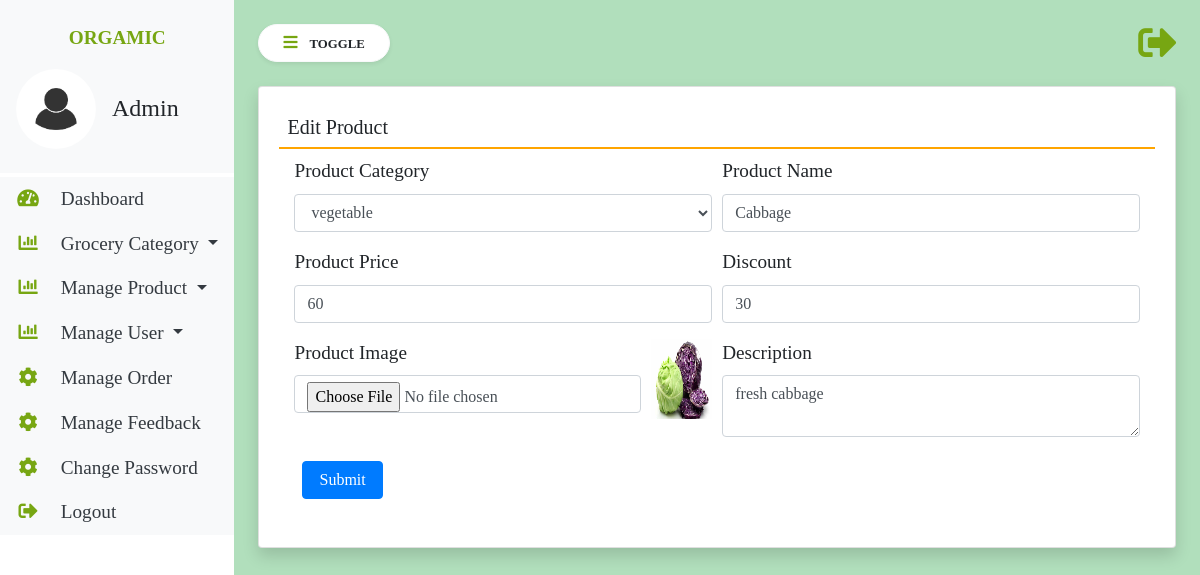
The page /edit-product/5/ on the database its author committed.
### groceryapp/models.py (models this page shows, shortened)
class Product(models.Model):
    category = models.ForeignKey(Category, on_delete=models.CASCADE, null=True, blank=True)
    name = models.CharField(max_length=100, null=True, blank=True)
    image = models.FileField(null=True, blank=True)
    description = models.TextField(null=True, blank=True)
    price = models.CharField(max_length=100, null=True, blank=True)
    discount = models.CharField(max_length=100, null=True, blank=True)
    updated = models.DateTimeField(auto_now=True)
    created = models.DateTimeField(auto_now_add=True)

class Category(models.Model):
    name = models.CharField(max_length=100, null=True, blank=True)
    created = models.DateTimeField(default=now)

### groceryapp/views.py (the view, shortened to what this page needs)
# urls.py: path('edit-product/<int:pid>/', editProduct, name="edit-product"),
def editProduct(request, pid):
    product = Product.objects.get(id=pid)
    category = Category.objects.all()
    return render(request, 'edit-product.html', locals())

### groceryapp/templates/edit-product.html (shortened to what this page needs)
{% extends 'admin-base.html' %}
{% block main %}
<div class="card shadow">
    <div class="card-body">
        <h5 class="p-2" style="border-bottom: 2px solid orange;">Edit Product</h5>
        <div class="container-fluid">
            <form action="" method="post" enctype="multipart/form-data">
                <div class="form-row">
                    <div class="col-sm-6">
                        <div class="form-group">
                            <label>Product Category</label>
                            <select name="category" class="form-control" required>
                                {% for i in category %}
                                <option value="{{i.id}}" {% if i.id == product.category.id %}selected{% endif %}>{{i.name}}</option>
                                {% endfor %}
                            </select>
                        </div>
                    </div>
                    <div class="col-sm-6">
                        <div class="form-group">
                            <label>Product Name</label>
                            <input type="text" name="name" class="form-control" value="{{product.name}}" placeholder="Category Name">
                        </div>
                    </div>
                    <div class="col-sm-6">
                        <div class="form-group">
                            <label>Product Price</label>
                            <input type="text" name="price" class="form-control" value="{{product.price}}" placeholder="Product Price">
                        </div>
                    </div>
                    <div class="col-sm-6">
                        <div class="form-group">
                            <label>Discount</label>
                            <input type="text" name="discount" class="form-control" value="{{product.discount}}" placeholder="Apply Discount">
                        </div>
                    </div>
                    <div class="col-sm-5">
                        <div class="form-group">
                            <label>Product Image</label>
                            <input type="file" name="image" class="form-control">
                        </div>
                    </div>
                    <div class="col-sm-1">
                        <img src="{{product.image.url}}" style="width:100%;height:80px">
                    </div>
                    <div class="col-sm-6">
                        <div class="form-group">
                            <label>Description</label>
                            <textarea name="desc" class="form-control" placeholder="write description here">{{product.description}}</textarea>
                        </div>
                    </div>
                </div>
                <input type="submit" value="Submit" class="m-2 px-3 btn btn-primary">
            </form>
        </div>
    </div>
</div>
{% endblock %}

### rows shown on the page
Product: category "vegetable", name "Cabbage", price "60", discount "30", image (picture), desc "fresh cabbage"
